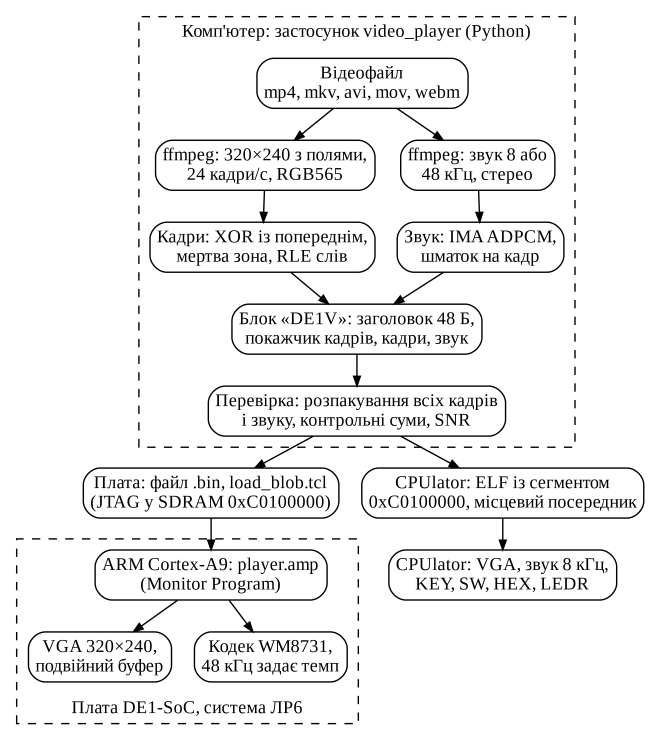
#> input picture docs/diagram_system.png, 1948 x 2221 px (shown at 1/3 size)
$ python make_figures.py
#> lines starting #> are read from the running program, lines starting #| are printed output that depends on the picture
# -*- coding: utf-8 -*-
"""Схеми й графіки для README та звіту (чорно-білі, Times New Roman).

    python docs/make_figures.py [файл_плати.bin файл_cpulator.elf]

Без аргументів — лише схеми й графіки синхронізації (дані з sync_*.csv у цій
теці). З аргументами — ще й графік розмірів кадрів готових роликів і аркуш
кадрів, розпакованих із файла для CPUlator (trailer_frames.png).
Потрібні Graphviz (dot), matplotlib і Pillow — лише для цих рисунків, не для застосунку.
"""
import csv
import os
import subprocess
import sys

import numpy as np
from PIL import Image

HERE = os.path.dirname(os.path.abspath(__file__))
sys.path.insert(0, os.path.join(os.path.dirname(HERE), 'app'))
from devideo import blob, verify                  # noqa: E402

import matplotlib                                 # noqa: E402
matplotlib.use('Agg')
import matplotlib.pyplot as plt                   # noqa: E402
from matplotlib.ticker import FuncFormatter       # noqa: E402

plt.rcParams.update({'font.family': 'Times New Roman', 'font.size': 12, 'axes.linewidth': 0.8,
                     'savefig.dpi': 200, 'savefig.bbox': 'tight'})
FONT = 'Times New Roman,'   # кома: інакше Pango сприймає «Roman» як стиль
SETTLE = 8.0                # перші секунди браузер лише розганяє звук — у статистику не йдуть


def num(v, fmt='%g'):
    """Число за ДСТУ: десяткова кома й справжній мінус."""
    return (fmt % v).replace('.', ',').replace('-', '−')


# [4 lines left out: function comma_axes, not called in this run]


def dot(name, src):
#> called with name = 'diagram_system'
    path = os.path.join(HERE, name + '.png')
    subprocess.run(['dot', '-Tpng', '-Gdpi=300', '-o', path], input=src.encode('utf-8'), check=True)
#> (this line was passed over: subprocess is not available in this run)
    with Image.open(path) as im:
#> im is the input picture: PIL image 1948x2221 RGBA; mean R, G, B, A 239.9, 239.9, 239.9, 255
        print('рисунок %s: %.1f x %.1f см без масштабування' % (
            name, im.width / 300 * 2.54, im.height / 300 * 2.54))
#| рисунок diagram_system: 16.5 x 18.8 см без масштабування


# --------------------------------------------------------------- схеми
def diagram_system():
    dot('diagram_system', r'''
digraph G {
  rankdir=TB; nodesep=0.22; ranksep=0.32; newrank=true;
  node [shape=box, fontname="%s", fontsize=13, style="rounded", margin="0.07,0.04"];
  edge [arrowsize=0.7];
  subgraph cluster_pc { label="Комп'ютер: застосунок video_player (Python)"; fontname="%s"; fontsize=13; style=dashed;
    src [label="Відеофайл\nmp4, mkv, avi, mov, webm"];
    ff  [label="ffmpeg: 320×240 з полями,\n24 кадри/с, RGB565"];
    aud [label="ffmpeg: звук 8 або\n48 кГц, стерео"];
    { rank=same; ff; aud; }
    src -> ff; src -> aud;
    vc  [label="Кадри: XOR із попереднім,\nмертва зона, RLE слів"];
    ac  [label="Звук: IMA ADPCM,\nшматок на кадр"];
    { rank=same; vc; ac; }
    ff -> vc; aud -> ac;
    blb [label="Блок «DE1V»: заголовок 48 Б,\nпокажчик кадрів, кадри, звук"];
    vc -> blb; ac -> blb;
    ver [label="Перевірка: розпакування всіх кадрів\nі звуку, контрольні суми, SNR"];
    blb -> ver;
  }
  bin [label="Плата: файл .bin, load_blob.tcl\n(JTAG у SDRAM 0xC0100000)"];
  elf [label="CPUlator: ELF із сегментом\n0xC0100000, місцевий посередник"];
  { rank=same; bin; elf; }
  ver -> bin; ver -> elf;
  subgraph cluster_board { label="Плата DE1-SoC, система ЛР6"; labelloc=b; fontname="%s"; fontsize=13; style=dashed;
    arm [label="ARM Cortex-A9: player.amp\n(Monitor Program)"];
    vga [label="VGA 320×240,\nподвійний буфер"];
    cod [label="Кодек WM8731,\n48 кГц задає темп"];
    { rank=same; vga; cod; }
    arm -> vga; arm -> cod;
  }
  sim [label="CPUlator: VGA, звук 8 кГц,\nKEY, SW, HEX, LEDR"];
  { rank=same; arm; sim; }
  bin -> arm; elf -> sim;
}''' % ((FONT,) * 3))


def diagram_format():
    dot('diagram_format', r'''
digraph F {
  rankdir=TB; nodesep=0.2; ranksep=0.32;
  node [shape=record, fontname="%s", fontsize=13];
  edge [fontname="%s", fontsize=12, arrowsize=0.7];
  blk [label="{Блок «DE1V» (у SDRAM з адреси 0xC0100000)|{заголовок\n48 Б|покажчик кадрів\nN × 8 Б|кадри RLE,\nвирівняні на 4 Б|звук: N шматків\nпо 8 + spf байтів|підпис\n«DE1V»}}"];
  hdr [label="{Заголовок|{сигнатура,\nверсія 2|прапорці\n(біт 0 – звук)|ширина, висота,\nкадрів/с|період опорних\nкадрів, кадрів N}|{зміщення покажчика,\nданих, звуку|розмір блока|байтів у шматку\nзвуку|частота, spf,\nканали}}"];
  idx [label="{Елемент покажчика, 8 Б|{зміщення кадру|розмір, старший біт – опорний кадр}}"];
  snd [label="{Шматок звуку кадру|{стан L, 4 Б|стан R, 4 Б|L: spf напівбайтів|R: spf напівбайтів}}"];
  blk -> hdr [label="  48 Б"];
  hdr -> idx [label="  index_off"];
  idx -> snd [label="  audio_off + k · (8 + spf)"];
}''' % (FONT, FONT))
#> call 2 of dot, with name = 'diagram_format'
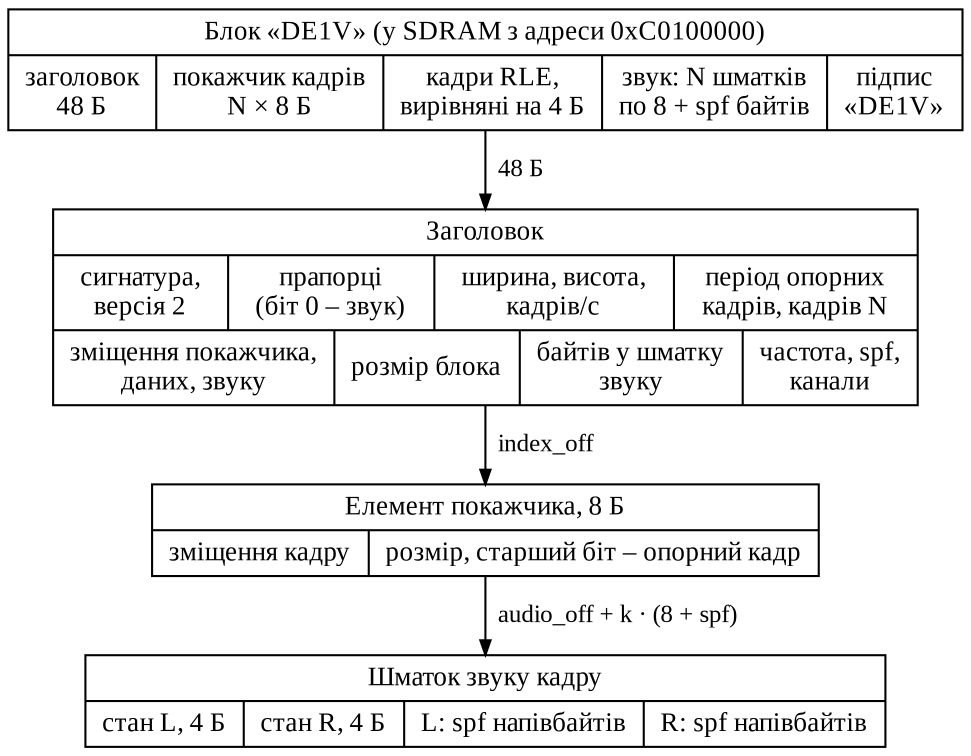
#> input picture docs/diagram_format.png, 1942 x 1512 px (shown at 1/2 size)
#> in dot, im is the input picture: PIL image 1942x1512 RGBA; mean R, G, B, A 235.7, 235.7, 235.7, 255
#| рисунок diagram_format: 16.4 x 12.8 см без масштабування


def diagram_tempo():
    dot('diagram_tempo', r'''
digraph T {
  rankdir=TB; nodesep=0.3; ranksep=0.2; newrank=true;
  node [shape=box, fontname="%s", fontsize=13, margin="0.08,0.03"];
  edge [arrowsize=0.65, fontname="%s", fontsize=13];
  s [style=rounded, label="Старт: seek_to(0)"];
  k [label="read_keys(): KEY0 – пауза або продовження,\nKEY1 – з початку (через seek_to)"];
  f [label="audio_fill(): долити чергу звуку\n(після кінця ролика – тишею)"];
  c [label="update_clock(): clk за таймером у межах\nвід w − LATENCY − MAX_LAG до w − LATENCY"];
  p [shape=diamond, margin="0,0", label="пауза або\nкінець?"];
  w [label="want = (clk + cost · rate / TIMER_HZ) / spf"];
  e [shape=diamond, margin="0,0", height=0.5, label="want ≥ N?"];
  x [label="SW0 = 1: seek_to(0),\nінакше КІНЕЦЬ"];
  q [shape=diamond, margin="0,0", label="want >\nпоказаного?"];
  d [label="розпакувати кадри до want, показати\nостанній, cost = (3 · cost + тривалість) / 4"];
  a1 [shape=circle, label="А", margin=0, width=0.34, height=0.34];
  a2 [shape=circle, label="А", margin=0, width=0.34, height=0.34];
  a3 [shape=circle, label="А", margin=0, width=0.34, height=0.34];
  a4 [shape=circle, label="А", margin=0, width=0.34, height=0.34];
  a5 [shape=circle, label="А", margin=0, width=0.34, height=0.34];
  { rank=same; a1; k; }
  { rank=same; p; a2; }
  { rank=same; e; x; a5; }
  { rank=same; q; a3; }
  { rank=same; d; a4; }
  s -> k; a1 -> k; k -> f -> c -> p;
  p -> a2 [label=" так "]; p -> w [label=" ні"];
  w -> e; e -> x [label=" так "]; x -> a5; e -> q [label=" ні"];
  q -> a3 [label=" ні "]; q -> d [label=" так"];
  d -> a4;
}''' % (FONT, FONT))
#> call 3 of dot, with name = 'diagram_tempo'
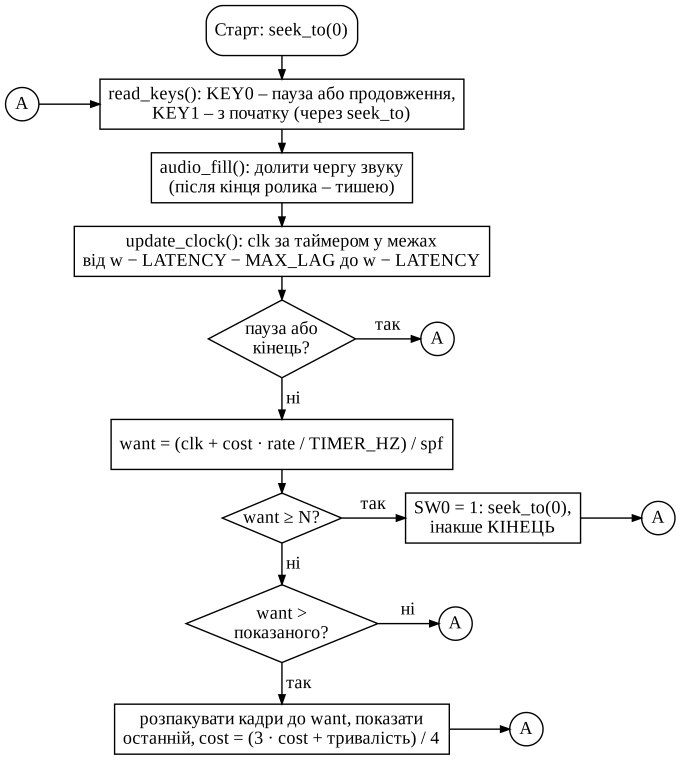
#> input picture docs/diagram_tempo.png, 2042 x 2279 px (shown at 1/3 size)
#> in dot, im is the input picture: PIL image 2042x2279 RGBA; mean R, G, B, A 245, 245, 245, 255
#| рисунок diagram_tempo: 17.3 x 19.3 см без масштабування


# --------------------------------------------------------------- графіки
def read_sync(name):
    with open(os.path.join(HERE, name), encoding='utf-8') as f:
        rows = list(csv.DictReader(f))
    v = np.array([float(r['video']) for r in rows])
    s = np.array([float(r['sound']) for r in rows])
    w = np.array([float(r['wall']) for r in rows])
    return w, v, v - s


# [6 lines left out: function sync_stats, not called in this run]


def plot_sync():
    """Зображення мінус звук: стара прошивка (темп за таймером) і нова (годинник за звуком).
    sync_*.csv пише tests/cpulator_sync.py (спостереження за Web Audio в CPUlator)."""
    series = [('sync_timer.csv', 'темп за таймером', 'black', ':'),
              ('sync_clock.csv', 'годинник за чергою звуку', 'black', '-')]
    fig, ax = plt.subplots(figsize=(6.5, 2.9))
    ax.axhline(0, color='0.6', linewidth=0.7, linestyle=':')
    out = {}
    for name, label, color, ls in series:
        w, v, d = read_sync(name)
        out[name] = sync_stats(w, v, d)
        ax.plot(v, d, color=color, linewidth=0.8, linestyle=ls, label=label)
    ax.axvspan(0, SETTLE, color='0.92', linewidth=0)
    ax.set_xlabel('Час зображення від початку фрагмента, с')
    ax.set_ylabel('Зображення мінус звук, с')
    ax.legend(loc='lower right', frameon=False, fontsize=11)
    comma_axes(ax)
    fig.savefig(os.path.join(HERE, 'plot_sync.png'))
    plt.close(fig)
    for k, st in out.items():
        print('%s: %s…%s с, середнє %s с, %s кадру/с, найбільша пауза %s с, дійшло до %s с' % (
            k, num(st['min'], '%+.2f'), num(st['max'], '%+.2f'), num(st['mean'], '%+.2f'),
            num(st['fps'], '%.1f'), num(st['gap'], '%.3f'), num(st['reached'], '%.1f')))
    return out


# [63 lines left out: functions plot_sync_full, frame_sizes, plot_frames, not called in this run]


TRAILER_PICKS = (576, 864, 1056, 1248, 1536, 2208)   # 24, 36, 44, 52, 64 і 92 с трейлера
GAP = 4


# [22 lines left out: function trailer_frames, not called in this run]


if __name__ == '__main__':
    diagram_system()
    diagram_format()
    diagram_tempo()
#> (the run stopped early here; a loop or call above may not have finished)
